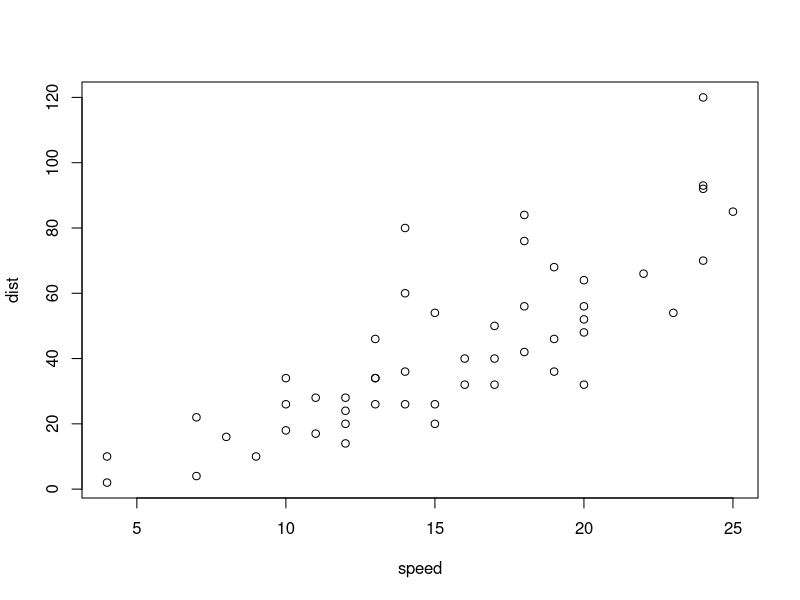
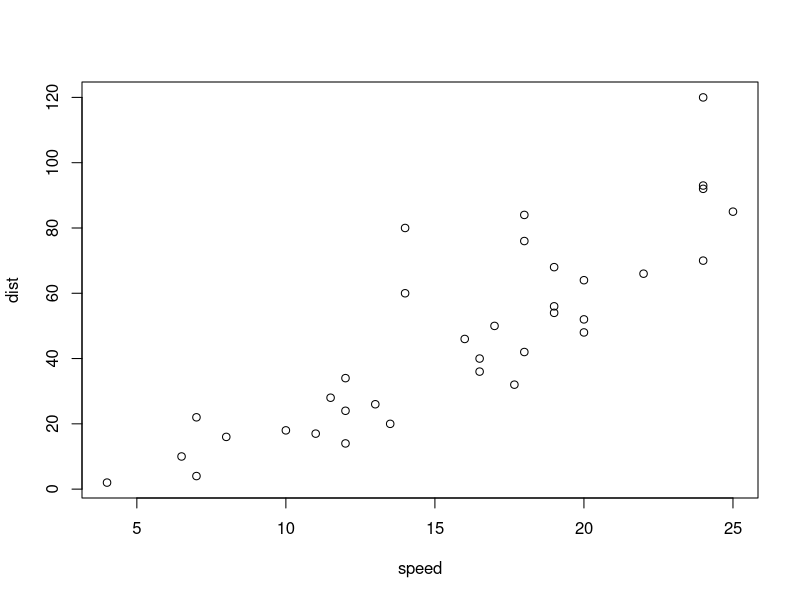

Generate these figures, in order, with R: (Note: this script raises an error after producing the figures.)
## ---- chunk 1
summary(cars)
plot(cars)
## ---- chunk 2
cars_2 <- aggregate(speed ~ dist, data = cars, FUN = mean)
plot(dist ~ speed, data=cars_2)
## ---- chunk 3
d2 <- Sys.Date()
class(d2)
## ---- chunk 4
format(d2, "%a %b %d")
## ---- chunk 5
x <- c("1jan1960", "2jan1960", "30jul1960")
z <- as.Date(x, "%d%b%Y")
z
## ---- chunk 6
z[1] - z[2]
as.numeric(z[1] - z[2])
## ---- chunk 7
weekdays(d2)
months(d2)
julian(d2)
## ---- chunk 8
z <- as.numeric(z)
z <- as.Date(z, origin)
## ---- chunk 9
library(lubridate)
ymd("20140108")
mdy("08/04/2013")
dmy("03-04-2013")
ymd_hms("2011-08-03 10:15:03", tz = "Pacific/Auckland")
## ---- chunk 10
?Sys.timezone
## ---- chunk 11
x <- dmy(c("1jan2013", "2jan2013", "30jul2013"))
wday(x[1])
wday(x[1], label = TRUE)
